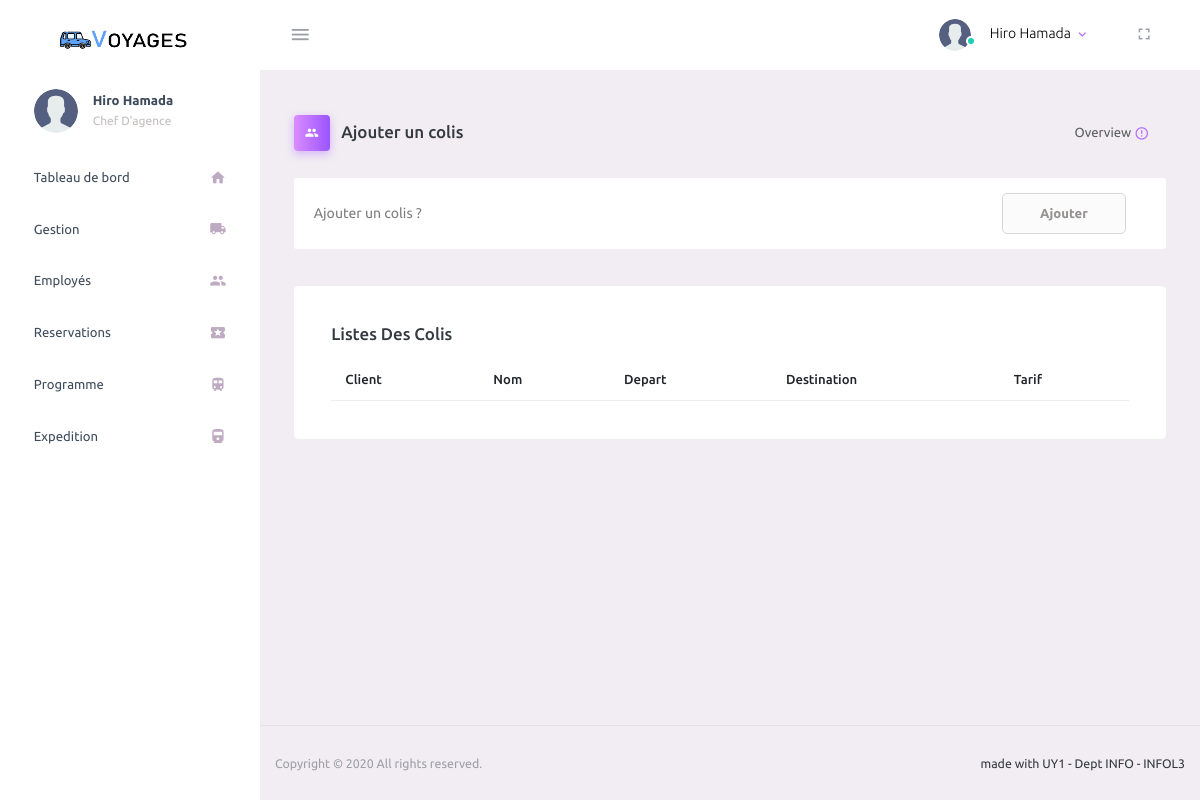
/expeditions/terminer (signed in), run on an earlier commit of the app's database.
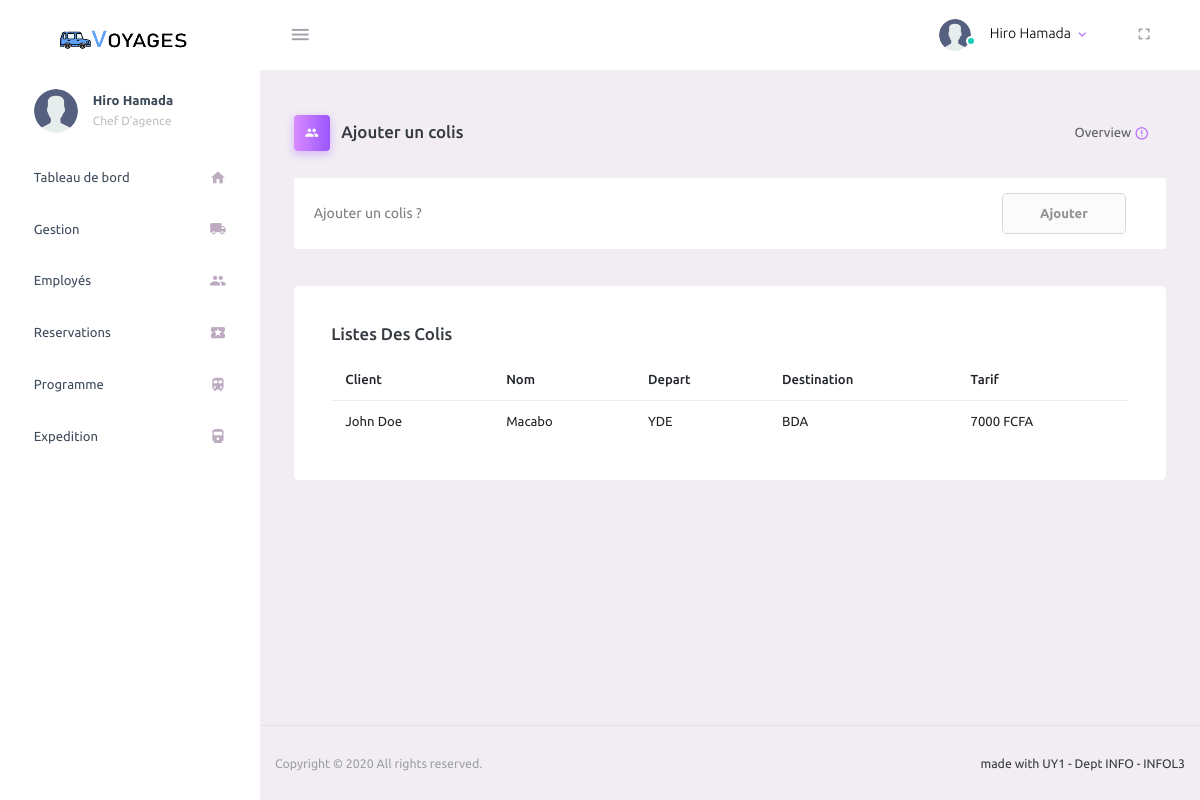
And on a later commit of the database.
### taxi/models.py (models this page shows, shortened)
class Expedition(models.Model):
    colis = models.ForeignKey(Colis, null=False, on_delete=models.CASCADE)
    depart = models.CharField(max_length=64, choices=CHOICES_VILLE, null=False, )
    arrive = models.CharField(max_length=64, choices=CHOICES_VILLE, null=False, )
    tarif = models.IntegerField()
    livree = models.BooleanField(default=False, blank=False)

class Colis(models.Model):
    nom = models.CharField(max_length=64, null=False, )
    client = models.ForeignKey(Client, null=False, on_delete=models.CASCADE)

class Client(models.Model):
    user = models.OneToOneField(
        Utilisateur,
        on_delete=models.CASCADE,
    )
    def __str__(self):
        return self.user.get_full_name()

class Utilisateur(AbstractUser):
    username = None
    email = None
    code = models.CharField(max_length=64)
    telephone = models.CharField(max_length=64, unique=True)
    cni = models.CharField(max_length=64, unique=True)
    is_admin = models.BooleanField(default=False)
    def est_employer(self):
        try:
            return self.employe is not None or self.is_superuser
        except:
            return False
    objects = UserManager()
    REQUIRED_FIELDS = ['first_name', 'last_name', 'cni']
    USERNAME_FIELD = 'telephone'
    EMAIL_FIELD = 'telephone'

### taxi/views.py (the view)
# urls.py: path('expeditions/terminer', views.expedition_terminer, name='expeditions.terminer'),
@login_required
def expedition_terminer(request):
    user: Utilisateur = request.user
    if not user.est_employer():
        return redirect('expeditions')
    return render(request, 'taxi/admin/expeditions-terminer.html', {'expeditions':Expedition.objects.filter(livree=True)})

### taxi/templates/taxi/admin/expeditions-terminer.html (shortened to what this page needs)
{% extends 'taxi/admin/base.html' %}
{% block content %}
    {% load static %}
    <div class="content-wrapper">
        <div class="page-header">
            <h3 class="page-title">
                            <span class="page-title-icon bg-gradient-primary text-white mr-2">
                                <i class="mdi mdi-account-multiple"></i>
                            </span> Ajouter un colis </h3>
            <nav aria-label="breadcrumb">
                <ul class="breadcrumb">
                    <li class="breadcrumb-item active" aria-current="page">
                        Overview <i
                            class="mdi mdi-alert-circle-outline icon-sm text-primary align-middle"></i>
                    </li>
                </ul>
            </nav>
        </div>
        <div class="row" id="proBanner">
            <div class="col-12">
                            <span class="d-flex align-items-center purchase-popup">
                                <p>Ajouter un colis ?</p>
                                <a href="{% url 'expeditions.nouveau' %}"
                                   class="btn ml-auto download-button">Ajouter</a>
                            </span>
            </div>
        </div>
        <div class="row">
            <div class="col-lg-12 grid-margin stretch-card">
                <div class="card">
                    <div class="card-body">
                        <h4 class="card-title"> Listes des colis </h4>
                        <table class="table ">
                            <thead>
                            <tr>
                                <th> Client</th>
                                <th> Nom</th>
                                <th> Depart</th>
                                <th> Destination</th>
                                <th> Tarif</th>
                            </tr>
                            </thead>
                            <tbody>
                             {% for expedition in expeditions %}
                                <tr>
                                <td class="py-1">
                                    {{ expedition.colis.client }}
                                </td>
                                <td> {{ expedition.colis.nom }}</td>
                                <td> {{ expedition.depart }}</td>
                                <td> {{ expedition.arrive }}</td>
                                <td> {{ expedition.tarif }} FCFA</td>
                                </tr>
                             {% endfor %}
                            </tbody>
                        </table>
                    </div>
                </div>
            </div>
        </div>
    </div>
{% endblock %}

What changed in the data, as far as the page shows it:
added Expedition: colis.client "John Doe", colis.nom "Macabo", depart "YDE", arrive "BDA", tarif "7000"
